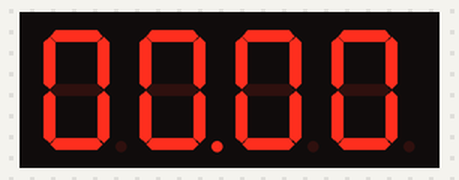
This program was run on a simulated MicroPython board. On the bench: 4-digit seven-segment display. The clock reads 2024-03-15 10:24:30 at power-on unless the program sets it; the segment pins are drawn as the display they are named for.

Above: at 0.3 s.
At 29.1 s:
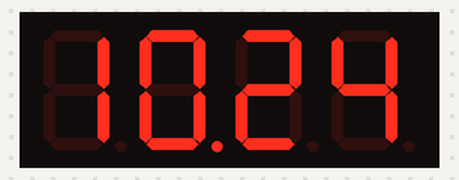
At 63.6 s:
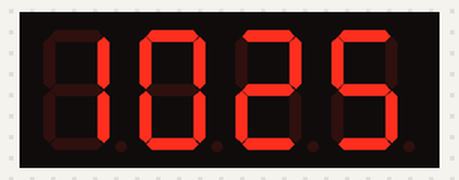
At 128.1 s:
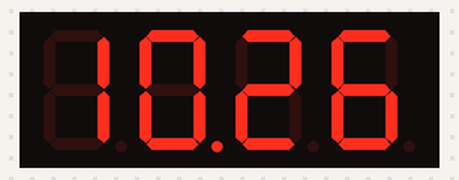

Measured:
- what the display in image 0 shows lasts 0.4 s, from 0.1 s to 0.5 s

The program:

display_RTC.py
```python
# 타이머 IRQ 기반 4FND 다이나믹 구동 방법 구현한 소스에 RTC 정보 사용하여 시계 구현하기
#


import fndControl as fnd
from machine import Timer
from machine import RTC


#init RTC
rtc = RTC()

#global variables
currentDigit = 0  #current digit counter 0~3
displayNumber=[0,0,0,0 ]  #default values of 4 numbers
dotFlag=[False,True,False,False]  #DP segment ON/OFF info for each digit

#use two different timers
# first: 0.5sec timer -- toggling 2nd digit DP seg.
# second: 5msec timer -- change the displayed digit with the given data

def dd_cb(dd_tmr):
    '''
    Callback function for dynamic driving
     - major role: change to the digit turned on
    '''
    global currentDigit

    #at first turn the current digit OFF
    fnd.turnoffDigit(currentDigit)

    #change the digit
    currentDigit += 1
    currentDigit %= 4
    fnd.displayDigitOne(currentDigit, displayNumber[currentDigit], dotFlag[currentDigit])


def halfsec_cb(halfsectmr):
    #callback function for half second period (0.5sec)
    #major role: 현재 시각 정보 갖고 오기 & dp pin toggling
    global dotFlag
    global displayNumber

    dotFlag[1] = not dotFlag[1]

    cTime = rtc.datetime()
    displayNumber=[cTime[4]//10, cTime[4]%10, cTime[5]//10, cTime[5]%10]


#run timers
dd_tmr=Timer(period=5, mode=Timer.PERIODIC, callback=dd_cb)
halfsectmr=Timer(period=500, mode=Timer.PERIODIC, callback=halfsec_cb)
```

fndControl.py
```python
# FND 제어를 위한 여러 함수를 모듈 방식으로 재편성함.
# module name: fndControl.py
#
from machine import Pin
import time

#define output pins and FND elements
dig1 = Pin(13, Pin.OUT, value=1)  #initially turn off
dig2 = Pin(12, Pin.OUT, value=1)
dig3 = Pin(11, Pin.OUT, value=1)
dig4 = Pin(10, Pin.OUT, value=1)

digitLst = [dig1, dig2, dig3, dig4]

segA=Pin(9,Pin.OUT)
segB=Pin(8,Pin.OUT)
segC=Pin(7,Pin.OUT)
segD=Pin(6,Pin.OUT)
segE=Pin(18,Pin.OUT)
segF=Pin(19,Pin.OUT)
segG=Pin(20,Pin.OUT)
segDP=Pin(21,Pin.OUT)

segLst=[segA, segB, segC, segD, segE, segF, segG]

# 0~9 mapping table
segmap = [ [1,1,1,1,1,1,0], [0,1,1,0,0,0,0], [1,1,0,1,1,0,1], [1,1,1,1,0,0,1], [0,1,1,0,0,1,1], [1,0,1,1,0,1,1],\
          [1,0,1,1,1,1,1], [1,1,1,0,0,0,0], [1,1,1,1,1,1,1], [1,1,1,1,0,1,1], [1,1,1,0,1,1,1], [0,0,1,1,1,1,1],\
          [1,0,0,1,1,1,0], [0,1,1,1,1,0,1], [1,0,0,1,1,1,1], [1,0,0,0,1,1,1], [0,0,0,0,0,0,0] ]

#global variables
#display on flag
displayOnState = False
#time duration for dynamic driving
displayRate = 5000  #unit micro sec, default = 5 msec


#define a function to display one number on 7segments unit
def displayNumber(num):
    '''
    Display one number at one 7 segment
    parameter: num - 0 ~ 15 integer number to be displayed, and ' '(space character) for blank(empty)
    '''
    if num >= 0 and num <= 16: #check the valid range
        mapinfo = segmap[num]
        for i in range(7):
            segLst[i].value(mapinfo[i])
    else:
        print('Err:out of range in displayed number')
        return -1

def displayDigitOne(digit, num, dpOn=False):
    '''
    a function to display one number at the given digit
    -parameter: digit - 0 ~ 3 (left to right), num - 0 ~ 15, dpOn: DP on/off default=False
    '''
    if digit >= 0 and digit <=3 :
        digitLst[digit].value(0)      #turn on the given digit
    else:
        print('Err: out of range for digit')
        return -1

    displayNumber(num)

    if dpOn:
        segDP.on()
    else:
        segDP.off()

def turnoffDigit(digit):
    '''
    Turn off the given digit segment
    -parameter: digit - 0 ~ 3 (left to right)
    '''
    digitLst[digit].value(1)

def turnoff4Fnd():
    '''
    Turn off the 4 digits 7 segments
    '''
    global displayOnState
    if displayOnState:
        displayOnState = False
        for i in range(4):
            turnoffDigit(i)

def onoffDP(digit, flag):
    '''
    Turn on the given digit's DP (dot)
    '''
    if digit >= 0 and digit <=3 :
        if flag:
            digitLst[digit].value(0)      #turn on the given digit
            segDP.value(1)
        else:
             digitLst[digit].value(1)      #turn off the given digit
             segDP.value(0)
    else:
        print('Err: wrong digit')
        return
    
```
